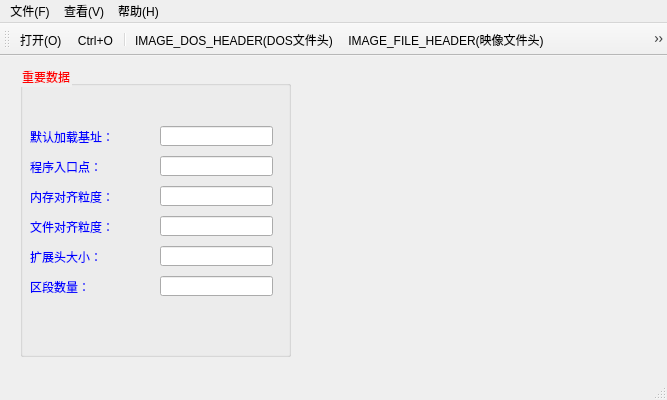
<?xml version="1.0" encoding="UTF-8"?>
<ui version="4.0">
 <class>ViewPEClass</class>
 <widget class="QMainWindow" name="ViewPEClass">
  <property name="geometry">
   <rect>
    <x>0</x>
    <y>0</y>
    <width>667</width>
    <height>400</height>
   </rect>
  </property>
  <property name="windowTitle">
   <string>ViewPE</string>
  </property>
  <property name="styleSheet">
   <string notr="true"/>
  </property>
  <widget class="QWidget" name="centralWidget">
   <widget class="QGroupBox" name="groupBox">
    <property name="geometry">
     <rect>
      <x>20</x>
      <y>10</y>
      <width>271</width>
      <height>291</height>
     </rect>
    </property>
    <property name="styleSheet">
     <string notr="true">font: 75 14pt &quot;Adobe 黑体 Std R&quot;;
color: rgb(255, 0, 0);</string>
    </property>
    <property name="title">
     <string>重要数据</string>
    </property>
    <widget class="QLineEdit" name="FileAlignment">
     <property name="geometry">
      <rect>
       <x>140</x>
       <y>150</y>
       <width>113</width>
       <height>20</height>
      </rect>
     </property>
     <property name="readOnly">
      <bool>true</bool>
     </property>
    </widget>
    <widget class="QLineEdit" name="OEP">
     <property name="geometry">
      <rect>
       <x>140</x>
       <y>90</y>
       <width>113</width>
       <height>20</height>
      </rect>
     </property>
     <property name="readOnly">
      <bool>true</bool>
     </property>
    </widget>
    <widget class="QLineEdit" name="SizeOfOptionalHeader">
     <property name="geometry">
      <rect>
       <x>140</x>
       <y>180</y>
       <width>113</width>
       <height>20</height>
      </rect>
     </property>
     <property name="readOnly">
      <bool>true</bool>
     </property>
    </widget>
    <widget class="QLabel" name="label_2">
     <property name="geometry">
      <rect>
       <x>10</x>
       <y>180</y>
       <width>111</width>
       <height>21</height>
      </rect>
     </property>
     <property name="styleSheet">
      <string notr="true">font: 63 14pt &quot;Bahnschrift SemiBold Condensed&quot;;
color: rgb(0, 0, 255);</string>
     </property>
     <property name="text">
      <string>扩展头大小：</string>
     </property>
    </widget>
    <widget class="QLabel" name="label_3">
     <property name="geometry">
      <rect>
       <x>10</x>
       <y>90</y>
       <width>111</width>
       <height>21</height>
      </rect>
     </property>
     <property name="styleSheet">
      <string notr="true">font: 63 14pt &quot;Bahnschrift SemiBold Condensed&quot;;
color: rgb(0, 0, 255);</string>
     </property>
     <property name="text">
      <string>程序入口点：</string>
     </property>
    </widget>
    <widget class="QLabel" name="label_5">
     <property name="geometry">
      <rect>
       <x>10</x>
       <y>120</y>
       <width>131</width>
       <height>21</height>
      </rect>
     </property>
     <property name="styleSheet">
      <string notr="true">font: 63 14pt &quot;Bahnschrift SemiBold Condensed&quot;;
color: rgb(0, 0, 255);</string>
     </property>
     <property name="text">
      <string>内存对齐粒度：</string>
     </property>
    </widget>
    <widget class="QLineEdit" name="ImageBase">
     <property name="geometry">
      <rect>
       <x>140</x>
       <y>60</y>
       <width>113</width>
       <height>20</height>
      </rect>
     </property>
     <property name="readOnly">
      <bool>true</bool>
     </property>
    </widget>
    <widget class="QLabel" name="label_4">
     <property name="geometry">
      <rect>
       <x>10</x>
       <y>60</y>
       <width>131</width>
       <height>21</height>
      </rect>
     </property>
     <property name="styleSheet">
      <string notr="true">font: 63 14pt &quot;Bahnschrift SemiBold Condensed&quot;;
color: rgb(0, 0, 255);</string>
     </property>
     <property name="text">
      <string>默认加载基址：</string>
     </property>
    </widget>
    <widget class="QLineEdit" name="NumberOfSections">
     <property name="geometry">
      <rect>
       <x>140</x>
       <y>210</y>
       <width>113</width>
       <height>20</height>
      </rect>
     </property>
     <property name="readOnly">
      <bool>true</bool>
     </property>
    </widget>
    <widget class="QLineEdit" name="SectionAlignment">
     <property name="geometry">
      <rect>
       <x>140</x>
       <y>120</y>
       <width>113</width>
       <height>20</height>
      </rect>
     </property>
     <property name="readOnly">
      <bool>true</bool>
     </property>
    </widget>
    <widget class="QLabel" name="label">
     <property name="geometry">
      <rect>
       <x>10</x>
       <y>210</y>
       <width>91</width>
       <height>21</height>
      </rect>
     </property>
     <property name="styleSheet">
      <string notr="true">font: 63 14pt &quot;Bahnschrift SemiBold Condensed&quot;;
color: rgb(0, 0, 255);</string>
     </property>
     <property name="text">
      <string>区段数量：</string>
     </property>
    </widget>
    <widget class="QLabel" name="label_6">
     <property name="geometry">
      <rect>
       <x>10</x>
       <y>150</y>
       <width>131</width>
       <height>21</height>
      </rect>
     </property>
     <property name="styleSheet">
      <string notr="true">font: 63 14pt &quot;Bahnschrift SemiBold Condensed&quot;;
color: rgb(0, 0, 255);</string>
     </property>
     <property name="text">
      <string>文件对齐粒度：</string>
     </property>
    </widget>
   </widget>
  </widget>
  <widget class="QMenuBar" name="menuBar">
   <property name="geometry">
    <rect>
     <x>0</x>
     <y>0</y>
     <width>667</width>
     <height>23</height>
    </rect>
   </property>
   <widget class="QMenu" name="menu">
    <property name="title">
     <string>文件(F)</string>
    </property>
    <addaction name="actionOpenFile"/>
    <addaction name="actionQuit"/>
   </widget>
   <widget class="QMenu" name="menu_2">
    <property name="title">
     <string>帮助(H)</string>
    </property>
    <addaction name="actionAbout"/>
   </widget>
   <widget class="QMenu" name="menu_V">
    <property name="title">
     <string>查看(V)</string>
    </property>
    <addaction name="actionToolBar"/>
    <addaction name="actionStatusBar"/>
   </widget>
   <addaction name="menu"/>
   <addaction name="menu_V"/>
   <addaction name="menu_2"/>
  </widget>
  <widget class="QToolBar" name="mainToolBar">
   <attribute name="toolBarArea">
    <enum>TopToolBarArea</enum>
   </attribute>
   <attribute name="toolBarBreak">
    <bool>false</bool>
   </attribute>
   <addaction name="actionOpenFile"/>
   <addaction name="separator"/>
   <addaction name="actionDosHeader"/>
   <addaction name="actionFileHeader"/>
   <addaction name="actionOptionalHeader"/>
   <addaction name="separator"/>
   <addaction name="actionDataDirectory"/>
   <addaction name="separator"/>
   <addaction name="actionSectionHeader"/>
   <addaction name="separator"/>
   <addaction name="actionImportDescriptor"/>
   <addaction name="separator"/>
   <addaction name="actionAbout"/>
   <addaction name="separator"/>
  </widget>
  <widget class="QStatusBar" name="statusBar"/>
  <action name="actionAbout">
   <property name="icon">
    <iconset resource="ViewPE.qrc">
     <normaloff>:/menu/Resources/about.png</normaloff>:/menu/Resources/about.png</iconset>
   </property>
   <property name="text">
    <string>关于ViewPE</string>
   </property>
  </action>
  <action name="actionOpenFile">
   <property name="icon">
    <iconset resource="ViewPE.qrc">
     <normaloff>:/menu/Resources/open_file.png</normaloff>:/menu/Resources/open_file.png</iconset>
   </property>
   <property name="text">
    <string>打开(O)...     Ctrl+O</string>
   </property>
  </action>
  <action name="actionQuit">
   <property name="icon">
    <iconset resource="ViewPE.qrc">
     <normaloff>:/menu/Resources/quit.png</normaloff>:/menu/Resources/quit.png</iconset>
   </property>
   <property name="text">
    <string>退出(Q)</string>
   </property>
  </action>
  <action name="actionDosHeader">
   <property name="icon">
    <iconset resource="ViewPE.qrc">
     <normaloff>:/menu/Resources/DosHeader.png</normaloff>:/menu/Resources/DosHeader.png</iconset>
   </property>
   <property name="text">
    <string>IMAGE_DOS_HEADER(DOS文件头)</string>
   </property>
  </action>
  <action name="actionFileHeader">
   <property name="icon">
    <iconset resource="ViewPE.qrc">
     <normaloff>:/menu/Resources/fileheader.png</normaloff>:/menu/Resources/fileheader.png</iconset>
   </property>
   <property name="text">
    <string>IMAGE_FILE_HEADER(映像文件头)</string>
   </property>
  </action>
  <action name="actionOptionalHeader">
   <property name="icon">
    <iconset resource="ViewPE.qrc">
     <normaloff>:/menu/Resources/OptionalHeader.png</normaloff>:/menu/Resources/OptionalHeader.png</iconset>
   </property>
   <property name="text">
    <string>IMAGE_OPTIONAL_HEADER(可选映像头)</string>
   </property>
  </action>
  <action name="actionDataDirectory">
   <property name="icon">
    <iconset resource="ViewPE.qrc">
     <normaloff>:/menu/Resources/Table.png</normaloff>:/menu/Resources/Table.png</iconset>
   </property>
   <property name="text">
    <string>IMAGE_DATA_DIRECTORY(数据目录表)</string>
   </property>
  </action>
  <action name="actionSectionHeader">
   <property name="icon">
    <iconset resource="ViewPE.qrc">
     <normaloff>:/menu/Resources/section.png</normaloff>:/menu/Resources/section.png</iconset>
   </property>
   <property name="text">
    <string>IMAGE_SECTION_HEADER(区段表</string>
   </property>
  </action>
  <action name="actionImportDescriptor">
   <property name="icon">
    <iconset resource="ViewPE.qrc">
     <normaloff>:/menu/Resources/Import.png</normaloff>:/menu/Resources/Import.png</iconset>
   </property>
   <property name="text">
    <string>IMAGE_IMPORT_DESCRIPTOR(导入表)</string>
   </property>
  </action>
  <action name="actionToolBar">
   <property name="icon">
    <iconset resource="ViewPE.qrc">
     <normaloff>:/menu/Resources/duihao.png</normaloff>:/menu/Resources/duihao.png</iconset>
   </property>
   <property name="text">
    <string>工具栏(T)</string>
   </property>
  </action>
  <action name="actionStatusBar">
   <property name="icon">
    <iconset resource="ViewPE.qrc">
     <normaloff>:/menu/Resources/duihao.png</normaloff>:/menu/Resources/duihao.png</iconset>
   </property>
   <property name="text">
    <string>状态栏(S)</string>
   </property>
  </action>
  <action name="actionOpenMainDlg">
   <property name="text">
    <string>打开主面板</string>
   </property>
  </action>
 </widget>
 <layoutdefault spacing="6" margin="11"/>
 <resources>
  <include location="ViewPE.qrc"/>
 </resources>
 <connections/>
</ui>
